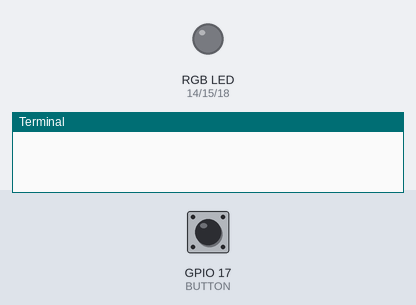
The program below on a simulated Raspberry Pi (BCM pin numbers). Parts: an RGB LED mixed from three pins (HIGH = lit), the last lines printed to the terminal. Inputs (shaded band) come from the test bench; at power-on: GPIO 17 (BUTTON) HIGH.

Above: at 1.2 s.
1.3 s: GPIO 17 (BUTTON) pulled LOW for 0.15 s
At 2.3 s:
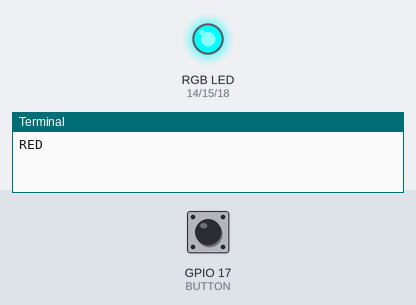
2.9 s: GPIO 17 (BUTTON) pulled LOW for 1 s
At 3.5 s:
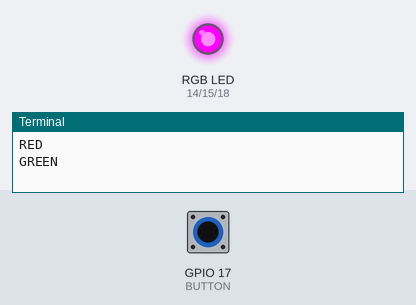
5.4 s: GPIO 17 (BUTTON) pulled LOW for 0.15 s
At 6.6 s:
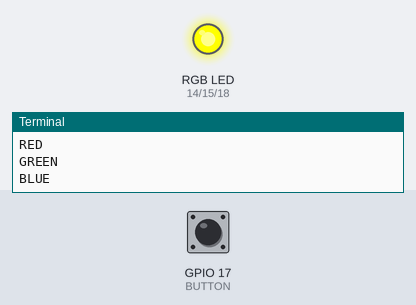
7.0 s: GPIO 17 (BUTTON) pulled LOW for 3.2 s
At 7.8 s:
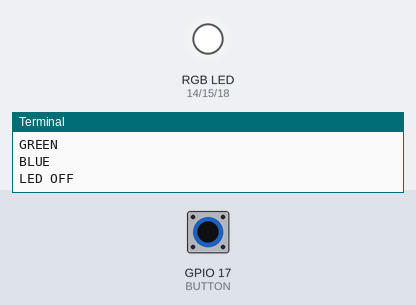
Timing chart, 0 to 10.0 s (numbered marks = the images above; inputs shaded):
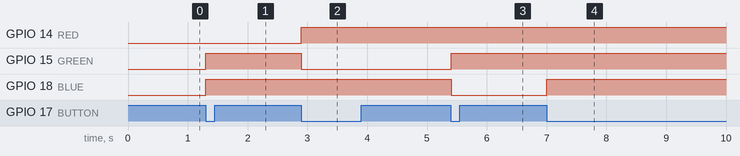

The program:

buttonLed.py
```python
import RPi.GPIO as GPIO
import time

RED = 14
GREEN = 15
BLUE = 18
BUTTON = 17

GPIO.setmode(GPIO.BCM)
GPIO.setup([RED, GREEN, BLUE], GPIO.OUT)
GPIO.setup(BUTTON, GPIO.IN, pull_up_down = GPIO.PUD_UP)

press_count = 0
prev_input = GPIO.input(BUTTON)

def set_rgb(r=False, g=False, b=False):
	if r:
		GPIO.output(RED, GPIO.LOW)
	else:
		GPIO.output(RED, GPIO.HIGH)
	if g:
		GPIO.output(GREEN, GPIO.LOW)
	else:
		GPIO.output(GREEN, GPIO.HIGH)
	if b:
		GPIO.output(BLUE, GPIO.LOW)
	else:
		GPIO.output(BLUE, GPIO.HIGH)

try:
	while True:
		curr_input = GPIO.input(BUTTON)

		if (prev_input == GPIO.HIGH and curr_input == GPIO.LOW):
			press_count += 1

			if (press_count == 1):
				set_rgb(r=True)
				print('RED')
			elif (press_count == 2):
				set_rgb(g=True)
				print('GREEN')
			elif (press_count == 3):
				set_rgb(b=True)
				print('BLUE')
			elif (press_count == 4):
				set_rgb()
				print('LED OFF')
				press_count = 0

		prev_input = curr_input
		time.sleep(0.1)

except KeyboardInterrupt:
	GPIO.cleanup()
```

Measured:
- after the input at 1.3 s, GPIO 15 (GREEN), GPIO 18 (BLUE): LOW → HIGH at once
- after the input at 2.9 s, GPIO 14 (RED): LOW → HIGH at once; GPIO 15 (GREEN): HIGH → LOW at once
- after the input at 5.4 s, GPIO 15 (GREEN): LOW → HIGH at once; GPIO 18 (BLUE): HIGH → LOW at once
- after the input at 7.0 s, GPIO 18 (BLUE): LOW → HIGH at once
